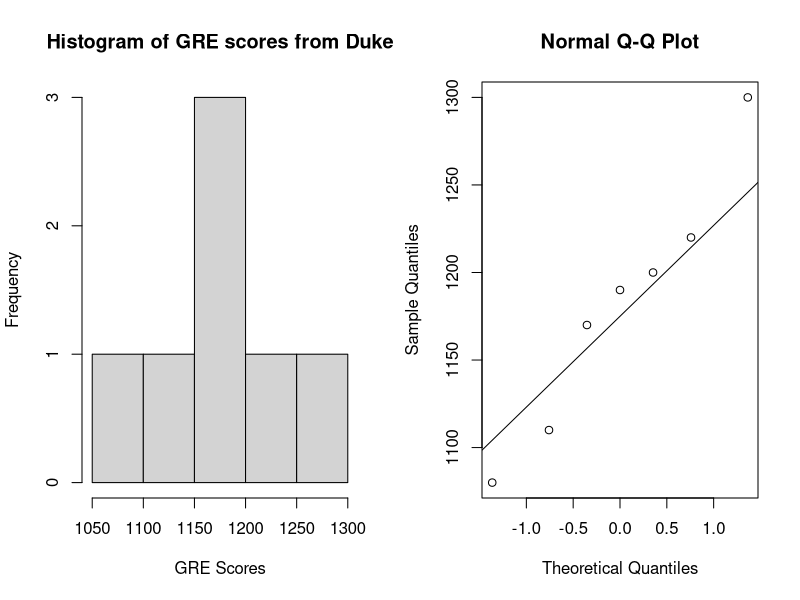
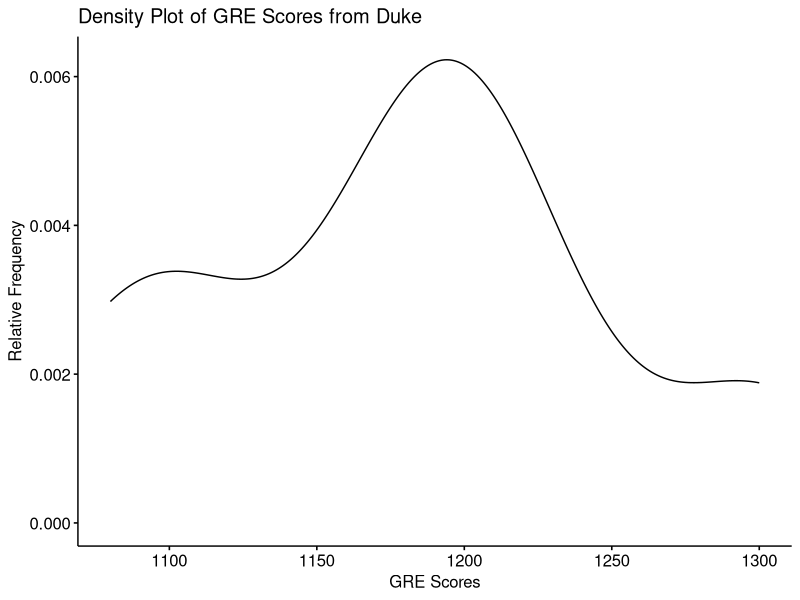
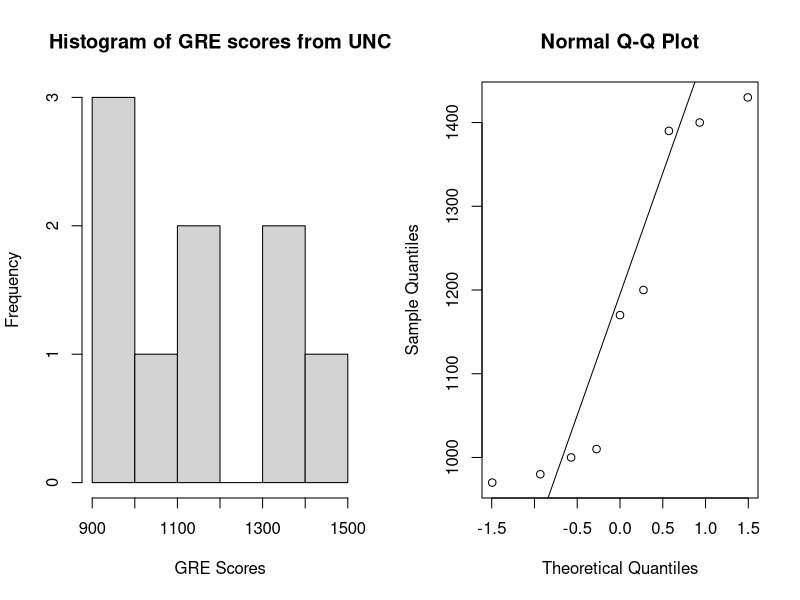
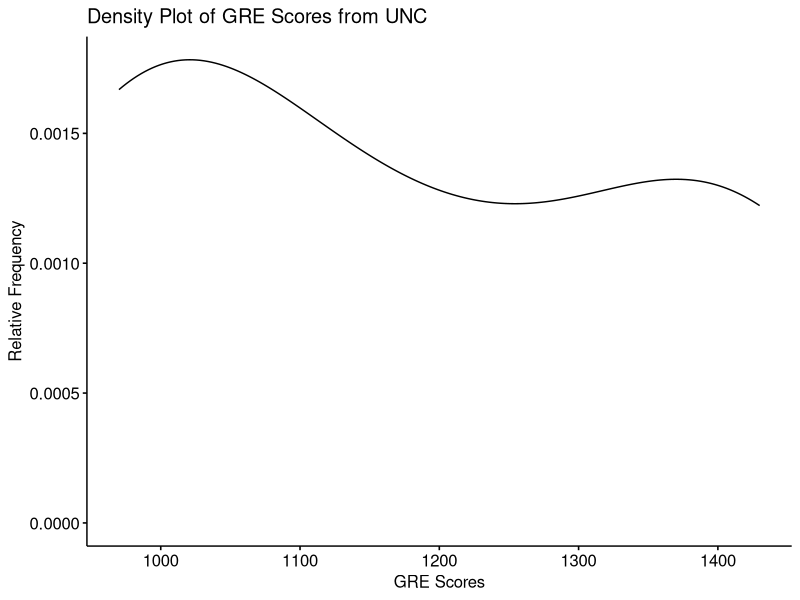
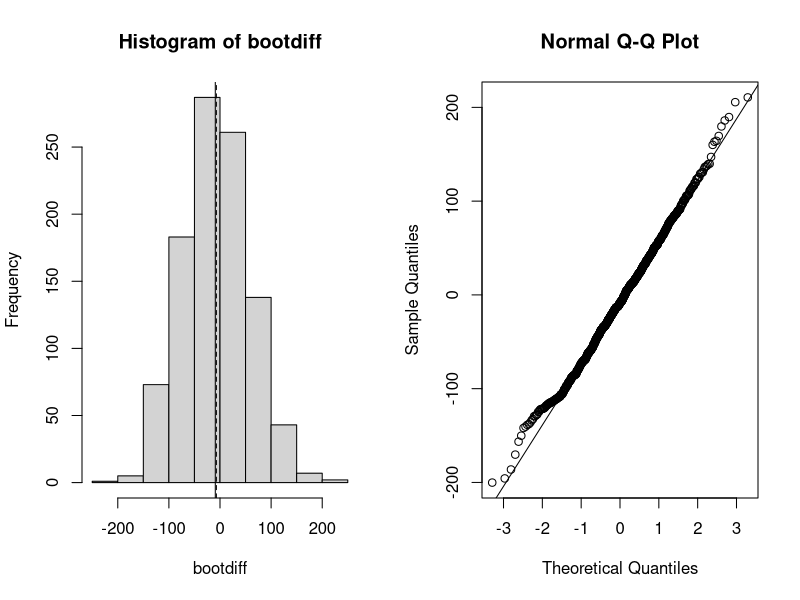

Reproduce these figures in R, in order.
## ---- chunk 1
knitr::opts_chunk$set(echo = TRUE)
## ---- chunk 2
UNC <- c(1200, 1170, 1000, 1010, 980, 1400, 1430, 1390, 970)
Duke <- c(1220, 1200, 1300, 1170, 1080, 1110, 1190)
## ---- chunk 3
library(ggpubr)
par(mfrow=c(1,2))

hist(Duke, main = "Histogram of GRE scores from Duke", xlab = "GRE Scores", ylab = "Frequency")
qqnorm(Duke)
qqline(Duke)
ggdensity(Duke, xlab = "GRE Scores", ylab= "Relative Frequency", main = "Density Plot of GRE Scores from Duke")

hist(UNC, main = "Histogram of GRE scores from UNC", xlab = "GRE Scores", ylab = "Frequency")
qqnorm(UNC)
qqline(UNC)
ggdensity(UNC, xlab = "GRE Scores", ylab= "Relative Frequency", main = "Density Plot of GRE Scores from UNC")
## ---- chunk 4
obs.diff <- mean(UNC) - mean(Duke)
bootdiff <- numeric(1000)
for (i in 1:1000) {
  bootsampleUNC <- sample(UNC, size=length(UNC), replace=TRUE)
  bootsampleDuke <- sample(Duke, size=length(Duke), replace=TRUE)
  bootdiff[i] <- mean(bootsampleUNC) - mean(bootsampleDuke)
}

est.bias <- mean(bootdiff) - obs.diff
est.bias


par(mfrow=c(1,2))
hist(bootdiff)
abline(v=obs.diff)
abline(v=mean(bootdiff),lty=2) # add dashed line mean of the bootstrap dist
qqnorm(bootdiff)
qqline(bootdiff)
## ---- chunk 5
library(boot)

mymean <- function(bootdiff,i) mean(bootdiff[i])
myboot <- boot(bootdiff, mymean, R = 1000)
myboot
